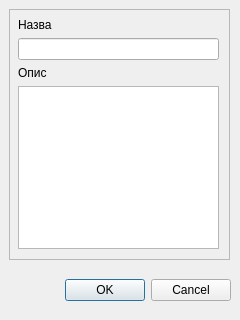
<?xml version="1.0" encoding="UTF-8"?>
<ui version="4.0">
 <class>Dialog_createSkill</class>
 <widget class="QDialog" name="Dialog_createSkill">
  <property name="geometry">
   <rect>
    <x>0</x>
    <y>0</y>
    <width>240</width>
    <height>320</height>
   </rect>
  </property>
  <property name="windowTitle">
   <string>Створити навичку</string>
  </property>
  <property name="modal">
   <bool>true</bool>
  </property>
  <widget class="QDialogButtonBox" name="buttonBox">
   <property name="geometry">
    <rect>
     <x>10</x>
     <y>270</y>
     <width>221</width>
     <height>41</height>
    </rect>
   </property>
   <property name="orientation">
    <enum>Qt::Horizontal</enum>
   </property>
   <property name="standardButtons">
    <set>QDialogButtonBox::Cancel|QDialogButtonBox::Ok</set>
   </property>
  </widget>
  <widget class="QFrame" name="frame">
   <property name="geometry">
    <rect>
     <x>9</x>
     <y>9</y>
     <width>221</width>
     <height>251</height>
    </rect>
   </property>
   <property name="frameShape">
    <enum>QFrame::StyledPanel</enum>
   </property>
   <property name="frameShadow">
    <enum>QFrame::Raised</enum>
   </property>
   <widget class="QWidget" name="gridLayoutWidget">
    <property name="geometry">
     <rect>
      <x>9</x>
      <y>9</y>
      <width>201</width>
      <height>231</height>
     </rect>
    </property>
    <layout class="QGridLayout" name="gridLayout">
     <item row="0" column="0">
      <widget class="QLabel" name="label">
       <property name="text">
        <string>Назва</string>
       </property>
      </widget>
     </item>
     <item row="1" column="0">
      <widget class="QLineEdit" name="lineEdit_name"/>
     </item>
     <item row="2" column="0">
      <widget class="QLabel" name="label_2">
       <property name="text">
        <string>Опис</string>
       </property>
      </widget>
     </item>
     <item row="3" column="0">
      <widget class="QTextEdit" name="textEdit_descr"/>
     </item>
    </layout>
   </widget>
  </widget>
 </widget>
 <resources/>
 <connections>
  <connection>
   <sender>buttonBox</sender>
   <signal>accepted()</signal>
   <receiver>Dialog_createSkill</receiver>
   <slot>accept()</slot>
   <hints>
    <hint type="sourcelabel">
     <x>248</x>
     <y>254</y>
    </hint>
    <hint type="destinationlabel">
     <x>157</x>
     <y>274</y>
    </hint>
   </hints>
  </connection>
  <connection>
   <sender>buttonBox</sender>
   <signal>rejected()</signal>
   <receiver>Dialog_createSkill</receiver>
   <slot>reject()</slot>
   <hints>
    <hint type="sourcelabel">
     <x>316</x>
     <y>260</y>
    </hint>
    <hint type="destinationlabel">
     <x>286</x>
     <y>274</y>
    </hint>
   </hints>
  </connection>
 </connections>
</ui>
